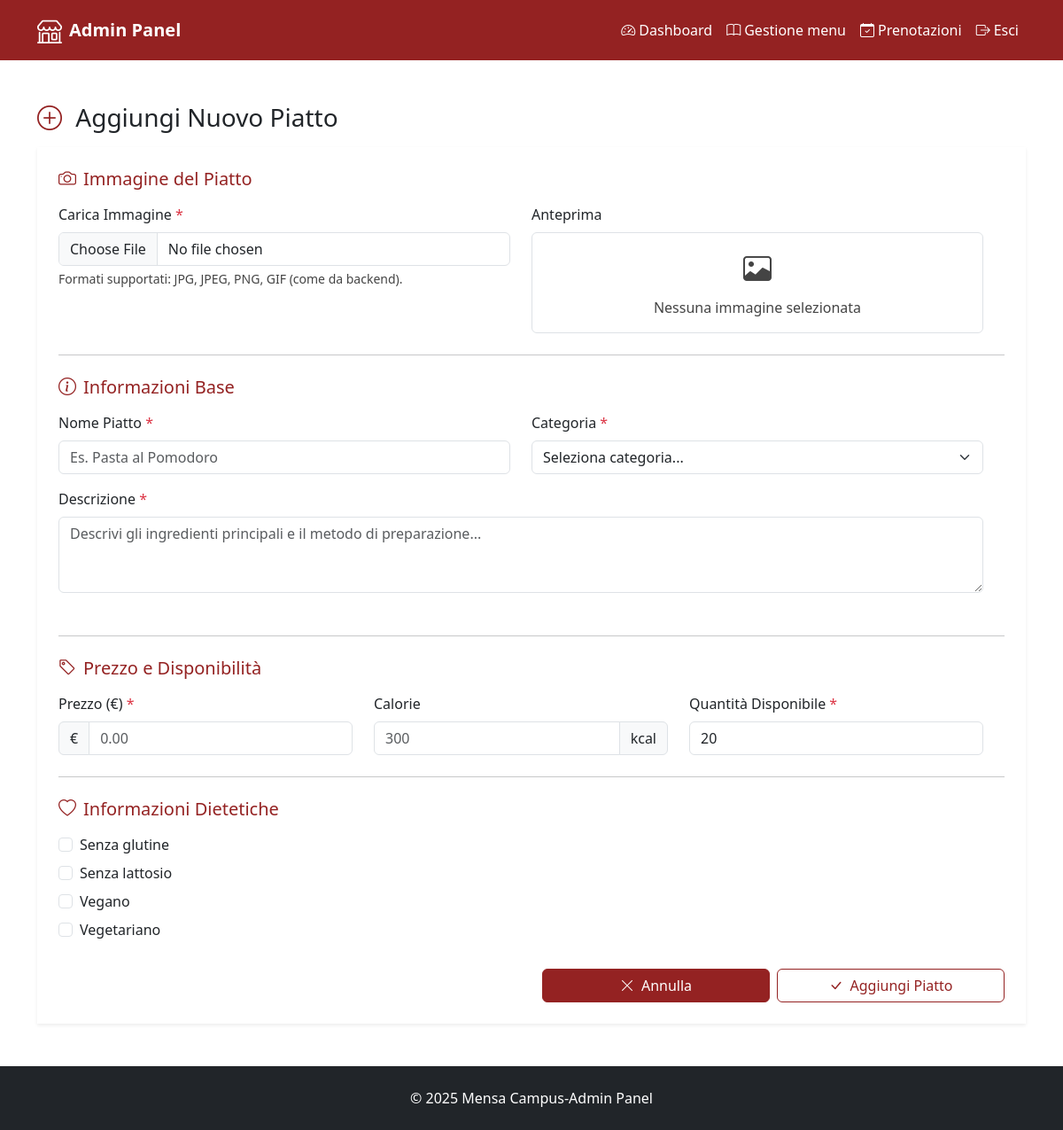
The page /admin-add-dish.php (signed in) on the database its author committed.
### tables this page shows
CREATE TABLE dietary_specifications (
    dietary_spec_id INT NOT NULL AUTO_INCREMENT,
    dietary_spec_name VARCHAR(50) NOT NULL,
    PRIMARY KEY (dietary_spec_id)
);

### admin-add-dish.php (called while the page is built, shortened)
<?php
require_once "bootstrap.php";
$templateParams["nav_items"] = array(
    getNewNavItem("Dashboard", "user-dashboard.php", "bi bi-speedometer2 me-1"),
    getNewNavItem("Gestione menu", "admin-menu.php", "bi bi-book me-1"),
    getNewNavItem("Prenotazioni", "damin-bookings.php", "bi bi-calendar-check me-1"),
    getNewNavItem("Esci", "logout.php", "bi bi-box-arrow-right me-1")
);
$templateParams["scripts"] = ["js/image-preview.js"];
$templateParams["titolo"] = "Mensa Campus - Aggiunta piatto al menù";
$templateParams["categories"] = $dbh->getCategories();
$templateParams["dietary_specs"] = $dbh->getDietarySpecifications();
$templateParams["content"] = "template/content-admin-add-dish.php";
require "template/base-admin.php";
?>

### utils/functions.php (called while the page is built, shortened)
<?php
    function getNewNavItem($name, $link, $iconClass) {
        return array(
            "name" => $name,
            "link" => $link,
            "iconClass" => $iconClass
        );
    }
?>

### db/database.php (called while the page is built, shortened)
<?php
class DatabaseHelper {
    private $db;
    public function __construct($servername, $username, $password, $dbname, $port) {
        $this->db = new mysqli($servername, $username, $password, $dbname, $port);
        $this->db->set_charset('utf8mb4');
    }
    public function getDietarySpecifications() {
        $sql = "SELECT dietary_spec_id, dietary_spec_name FROM dietary_specifications ORDER BY dietary_spec_name";
        $result = $this->db->query($sql);
        $specs = [];
        if ($result) {
            while ($row = $result->fetch_assoc()) {
                $specs[] = $row;
            }
        }
        return $specs;
    }
    public function getCategories() {
        $sql = "SELECT category_id, category_name FROM categories ORDER BY category_name";
        $res = $this->db->query($sql);
        return $res ? $res->fetch_all(MYSQLI_ASSOC) : [];
    }
}
?>

### bootstrap.php (called while the page is built, shortened)
<?php
require_once("db/database.php");
require_once("utils/functions.php");
$dbh = new DatabaseHelper("localhost", "root", "", "cafeteria", 3306);
?>

### template/content-admin-add-dish.php (the view, shortened to what this page needs)
<?php
  $oldSpecs = $_POST["specs"] ?? [];
  $oldSpecs = array_map("intval", (array)$oldSpecs);
?>
<main class="container my-5">
  <div class="row justify-content-center">
    <div class="col-12">
      <h1 class="h3 mb-3">
        <i class="bi admin-icon bi-plus-circle me-2" aria-hidden="true"></i>
        Aggiungi Nuovo Piatto
      </h1>
      <div class="border-0 shadow-sm p-4">
        <form action="" method="post" enctype="multipart/form-data">
          <div class="row mb-4">
            <div class="col-12">
              <h2 class="admin-h2 h5 mb-3">
                <i class="bi admin-icon bi-camera me-2"></i>Immagine del Piatto
              </h2>
            </div>
            <div class="row">
              <div class="col-md-6">
                <label for="dishImage" class="form-label">
                  Carica Immagine <span class="text-danger">*</span>
                </label>
                <input
                  type="file"
                  class="form-control"
                  id="dishImage"
                  name="dishImage"
                  accept="image/*"
                  required
                >
                <div class="form-text">Formati supportati: JPG, JPEG, PNG, GIF (come da backend).</div>
              </div>
              <div class="col-md-6">
                <label class="form-label">Anteprima</label>
                <div id="imagePreview" class="border rounded p-3 text-center">
                  <i class="bi bi-image text-muted fs-2" id="previewIcon"></i>
                  <p class="text-muted mb-0 mt-2" id="previewText">Nessuna immagine selezionata</p>
                </div>
              </div>
            </div>
          </div>
          <hr class="my-4">
          <div class="row mb-4">
            <div class="col-12">
              <h2 class="admin-h2 h5 mb-3">
                <i class="bi admin-icon bi-info-circle me-2"></i>Informazioni Base
              </h2>
            </div>
            <div class="row">
              <div class="col-md-6">
                <label for="dishName" class="form-label">
                  Nome Piatto <span class="text-danger">*</span>
                </label>
                <input
                  type="text"
                  class="form-control"
                  id="dishName"
                  name="dishName"
                  placeholder="Es. Pasta al Pomodoro"
                  value="<?php echo htmlspecialchars((string)($_POST['dishName'] ?? ''), ENT_QUOTES, 'UTF-8'); ?>"
                  required
                >
              </div>
              <div class="col-md-6">
                <label for="dishCategory" class="form-label">
                  Categoria <span class="text-danger">*</span>
                </label>
                <select class="form-select" id="dishCategory" name="dishCategory" required>
                  <option value="" disabled <?php echo empty($_POST['dishCategory']) ? 'selected' : ''; ?>>
                    Seleziona categoria...
                  </option>
                </select>
              </div>
            </div>
            <div class="row mb-4 mt-3">
              <div class="col-12">
                <label for="dishDescription" class="form-label">
                  Descrizione <span class="text-danger">*</span>
                </label>
                <textarea
                  class="form-control"
                  id="dishDescription"
                  name="dishDescription"
                  rows="3"
                  placeholder="Descrivi gli ingredienti principali e il metodo di preparazione..."
                  required
                ><?php echo htmlspecialchars((string)($_POST['dishDescription'] ?? ''), ENT_QUOTES, 'UTF-8'); ?></textarea>
              </div>
            </div>
          </div>
          <hr class="my-4">
          <div class="row mb-4">
            <div class="col-12">
              <h2 class="admin-h2 h5 mb-3">
                <i class="bi admin-icon bi-tag me-2"></i>Prezzo e Disponibilità
              </h2>
            </div>
            <div class="row">
              <div class="col-md-4">
                <label for="dishPrice" class="form-label">
                  Prezzo (€) <span class="text-danger">*</span>
                </label>
                <div class="input-group flex-nowrap">
                  <span class="input-group-text">€</span>
                  <input
                    type="number"
                    class="form-control"
                    id="dishPrice"
                    name="dishPrice"
                    min="0"
                    step="0.50"
                    placeholder="0.00"
                    value="<?php echo htmlspecialchars((string)($_POST['dishPrice'] ?? ''), ENT_QUOTES, 'UTF-8'); ?>"
                    required
                  >
                </div>
              </div>
              <div class="col-md-4">
                <label for="dishCalories" class="form-label">Calorie</label>
                <div class="input-group">
                  <input
                    type="number"
                    class="form-control"
                    id="dishCalories"
                    name="dishCalories"
                    min="0"
                    placeholder="300"
                    value="<?php echo htmlspecialchars((string)($_POST['dishCalories'] ?? ''), ENT_QUOTES, 'UTF-8'); ?>"
                  >
                  <span class="input-group-text">kcal</span>
                </div>
              </div>
              <div class="col-md-4">
                <label for="dishAvailability" class="form-label">
                  Quantità Disponibile <span class="text-danger">*</span>
                </label>
                <input
                  type="number"
                  class="form-control"
                  id="dishAvailability"
                  name="dishAvailability"
                  min="0"
                  value="<?php echo htmlspecialchars((string)($_POST['dishAvailability'] ?? '20'), ENT_QUOTES, 'UTF-8'); ?>"
                  required
                >
              </div>
            </div>
          </div>
          <hr class="my-4">
          <div class="row mb-4">
            <div class="col-12">
              <h2 class="admin-h2 h5 mb-3">
                <i class="bi admin-icon bi-heart me-2"></i>Informazioni Dietetiche
              </h2>
            </div>
            <div class="row">
              <div class="col-md-6">
                <?php foreach ($templateParams["dietary_specs"] as $dietary_spec): ?>
                  <?php $sid = (int)$dietary_spec["dietary_spec_id"]; ?>
                  <div class="form-check mb-2">
                    <input
                      class="form-check-input"
                      type="checkbox"
                      name="specs[]"
                      value="<?php echo $sid; ?>"
                      id="spec_<?php echo $sid; ?>"
                      <?php echo in_array($sid, $oldSpecs, true) ? 'checked' : ''; ?>
                    >
                    <label class="form-check-label fw-medium" for="spec_<?php echo $sid; ?>">
                      <?php echo htmlspecialchars((string)$dietary_spec["dietary_spec_name"], ENT_QUOTES, 'UTF-8'); ?>
                    </label>
                  </div>
                <?php endforeach; ?>
              </div>
            </div>
          </div>
          <div class="row">
            <div class="col-md-6 offset-md-6">
              <div class="d-flex gap-2 justify-content-end">
                <button type="reset" class="admin-btn btn btn-primary w-100" id="btnReset">
                  <i class="bi bi-x-lg me-2"></i>Annulla
                </button>
                <button type="submit" class="admin-btn btn btn-primary w-100">
                  <i class="bi bi-check-lg me-2"></i>Aggiungi Piatto
                </button>
              </div>
            </div>
          </div>
        </form>
      </div>
    </div>
  </div>
</main>

### css/admin-style.css (style rules this page uses)
main form select, main form input[type="date"] { cursor: pointer; }
main h2.admin-h2 { color: #942222; }
main i.bi.admin-icon { color: #942222; }
button.admin-btn[type="reset"] { background-color: #942222; border-color: #942222; }
button.admin-btn[type="reset"] i { color: white; }
button.admin-btn[type="submit"] { color: #942222; background-color: white; border-color: #942222; }
button.admin-btn[type="submit"] i { color: #942222; }
.admin-page .form-text, .admin-page .text-muted { color: #444444 !important; }

### rows shown on the page
dietary_specifications: dietary_spec_name "Senza glutine"
dietary_specifications: dietary_spec_name "Senza lattosio"
dietary_specifications: dietary_spec_name "Vegano"
dietary_specifications: dietary_spec_name "Vegetariano"

### other values the page prints
$nav_item["name"] "Dashboard"
$nav_item["name"] "Gestione menu"
$nav_item["name"] "Prenotazioni"
$nav_item["name"] "Esci"
